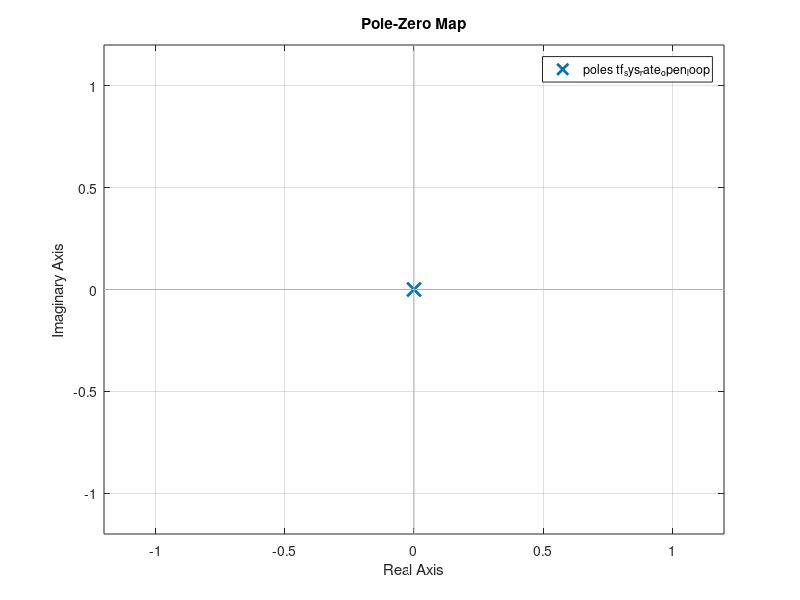
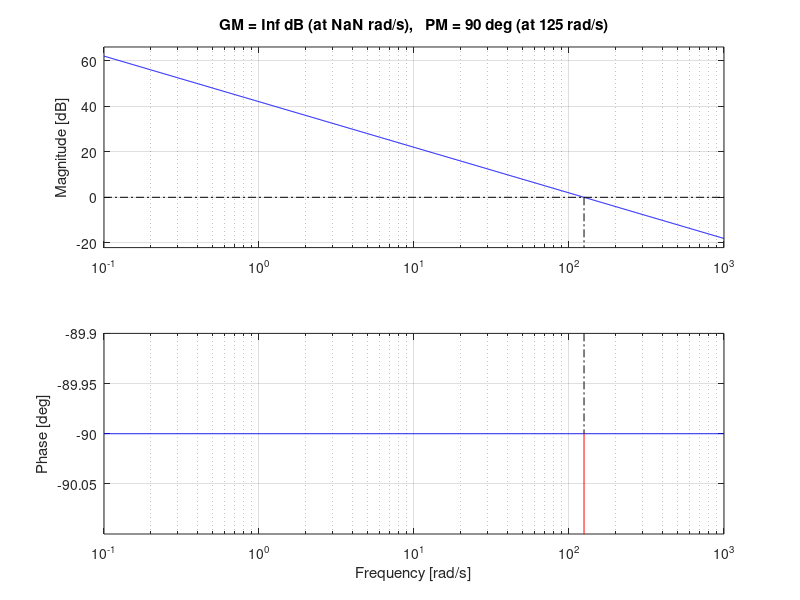
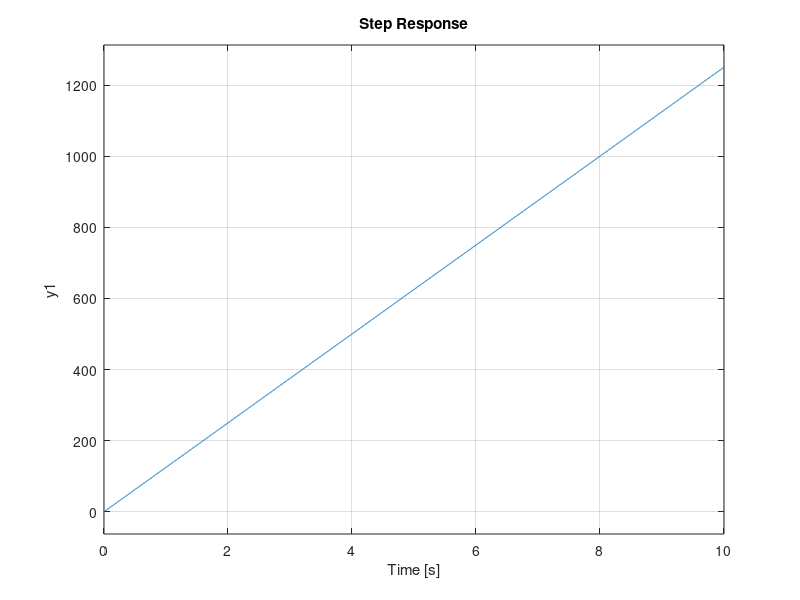
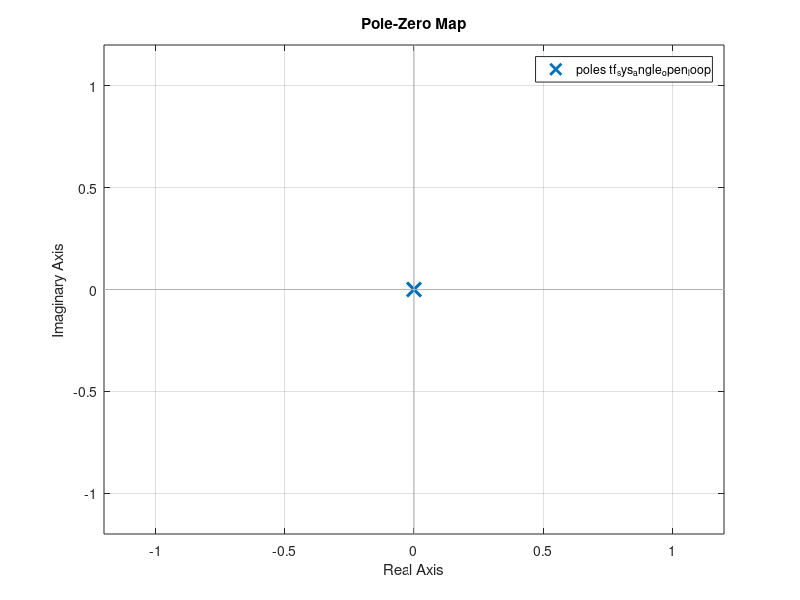

Here is the MATLAB script that generated these plots, in order: (Note: this script raises an error after producing the figures.)
%% Ardupilot Attitude Controller Models
% Script to develop low fidelty model that will be used to comapre with
% system identification results

s = tf('s');
Ixx = 0.008;

%%
% Linearized about the hover state
% States: [Roll, Roll Rate]
% Generate SISO Transfer function for output Roll Velocity
A = [0 1; 0 0];
B = [0; 1/Ixx];
C = [0 1];
D = 0;
sys = ss(A, B, C, D);
[NUM, DEN] = ss2tf(A,B,C,D);
tf_sys_rate_open_loop = tf(NUM, DEN);
ctrb_result = rank(ctrb(A,B))
% Rank is 2, system is fully controllable
% Open Loop Bode Plot
figure(1);
pzmap(tf_sys_rate_open_loop)
figure(2);
margin(tf_sys_rate_open_loop)
figure(3);
step(tf_sys_rate_open_loop)

% Transfer function for Y(S) = Angle now
C = [1 0];
[NUM_ang, DEN_ang] = ss2tf(A, B, C, D);
tf_sys_angle_open_loop = tf(NUM_ang, DEN_ang);
figure(10);
pzmap(tf_sys_angle_open_loop)
figure(11);
margin(tf_sys_angle_open_loop);
figure(12);
step(tf_sys_angle_open_loop);
%% 
% Roll Velocity PID Gains from Ardupilot
P_RollV = 0.135;
I_RollV = 0.090;
D_RollV = 0.0036;
IMAX_RollV = 0.5;
FILT_RollV = 20;
% P controller Roll from Ardupilot
P_Roll = 4.5;

% P controller for XY
P_XY = 1;
% PID Controller for Linear Velocity
P_Vel = 2;
I_Vel = 1;
D_Vel = 0.5;
IMAX_Vel = 100;

%% Getting transfer functions from Simulink

[A_RollV, B_RollV, C_RollV, D_RollV] = linmod('att_rate_controller');
att_rate_tf = tf(ss(A_RollV, B_RollV, C_RollV, D_RollV));
figure(4);
pzmap(att_rate_tf);
figure(5);
margin(att_rate_tf);
figure(6);
step(att_rate_tf);
bandwidth_roll_rate = bandwidth(att_rate_tf)

%% Now we should add in outer loop 

[A_Roll, B_Roll, C_Roll, D_Roll] = linmod('att_angle_controller');
att_angle_tf = tf(ss(A_Roll, B_Roll, C_Roll, D_Roll));
figure(7);
pzmap(att_angle_tf);
figure(8);
margin(att_angle_tf);
figure(9);
step(att_angle_tf);
bandwidth_angle = bandwidth(att_angle_tf)
%% Now we should add in the translational dynamics and generate new models

% States will now be: [Roll RollV Pos Vel Accel]
A_full = [0 1 0 0; 0 0 0 0; 0 0 0 1; -9.81 0 0 0];
B_full = [0; 1/Ixx; 0; 0];
C_full = [0 1 0 0 ];
D_full = 0;

sys_full = ss(A_full, B_full, C_full, D_full);

%% Get transfer functions from Simulink Model

% Get Position Transfer function
[Af_full, Bf_full, Cf_full, Df_full] = linmod('pos_full_controller');
pos_cntrl_tf = tf(ss(Af_full, Bf_full, Cf_full, Df_full));

% Force some pole zero or near zero cancellations
pos_cntrl_tf_sys = minreal(pos_cntrl_tf, 0.03);

num_poles = length(pole(pos_cntrl_tf_sys))

num_zero = length(zero(pos_cntrl_tf_sys))

% Number of Poles: 6, Number of Zeros: 2
margin(pos_cntrl_tf_sys)
full_system_bandwidth = bandwidth(pos_cntrl_tf_sys)

